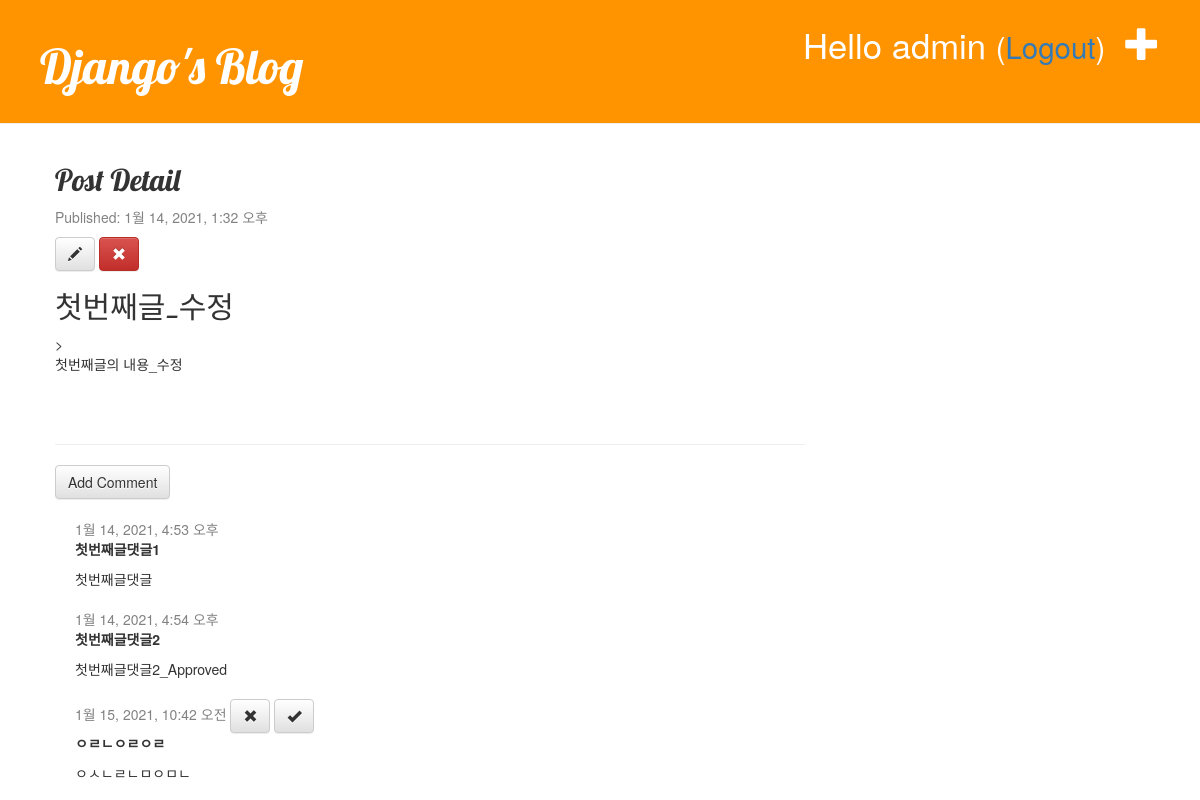
The app's page /post/1/ (signed in) with its own data.
### blog/models.py (models this page shows, shortened)
class Post(models.Model):
    author = models.ForeignKey('auth.User', on_delete=models.CASCADE)
    title = models.CharField(max_length = 200, validators=[min_lintgh_3_validator])
    text = models.TextField()
    created_date = models.DateTimeField(default=timezone.now)
    published_date = models.DateTimeField(blank=True, null=True)

class Comment(models.Model):
    post = models.ForeignKey('blog.Post', on_delete=models.CASCADE, related_name='comments')
    author = models.CharField(max_length=100)
    text = models.TextField()
    created_date = models.DateTimeField(default=timezone.now)
    approved_comment = models.BooleanField(default=False)

### blog/views.py (the view)
# urls.py: path('post/<int:pk>/', views.post_detail, name='post_detail'),
def post_detail(request, pk):
    post = get_object_or_404(Post, pk=pk)
    return render(request, 'blog/post_detail.html', {'post': post})

### blog/templates/blog/post_detail.html (shortened to what this page needs)
{% extends 'blog/base.html' %}
{% block content %}
<div class="post">
    <h2>Post Detail</h2>
    {% if post.published_date %}
    <div class="date">
        <p> Published: {{post.published_date}}</p>
    </div>
    {% endif %}
    {% if user.is_authenticated %}
    <a href="{% url 'post_edit' pk=post.pk %}" class="btn btn-default">
        <span class="glyphicon glyphicon-pencil"></span>
    </a>
    <a href="#" onclick="post_remove()" class="btn btn-danger">
        <span class="glyphicon glyphicon-remove"></span>
    </a>
    {% endif %}
    <h2>{{post.title}}</h2>>
    <p>{{post.text| linebreaksbr}}</p>
</div>
<hr>
<a href="{% url 'add_comment_to_post' pk=post.pk %}" class="btn btn-default">Add Comment</a>
{% for comment in post.comments.all %}
    {% if user.is_authenticated %}
    <div class="comment">
        <div class="date">
            {{comment.created_date}}
        {% if not comment.approved_comment %}
            <a href="{% url 'comment_remove' pk=comment.pk %}" class="btn btn-default">
                <span class="glyphicon glyphicon-remove"></span>
            </a>
            <a href="{% url 'comment_approve' pk=comment.pk %}" class="btn btn-default">
                <span class="glyphicon glyphicon-ok"></span>
            </a>
        {% endif %}
        </div>
        <strong>{{comment.author}}</strong>
        <p>{{comment.text|linebreaks}}</p>
    </div>
    {% endif %}
{% empty %}
    <p> No comments here yet:  </p>>
{% endfor %}
{% endblock %}

### blog/templates/blog/base.html (shortened to what this page needs)
<!DOCTYPE html>
{% load static %}
<html lang="ko">
<head>
    <link rel="stylesheet" href="https://maxcdn.bootstrapcdn.com/bootstrap/3.3.2/css/bootstrap.min.css">
    <link rel="stylesheet" href="https://maxcdn.bootstrapcdn.com/bootstrap/3.3.2/css/bootstrap-theme.min.css">
    <link rel="stylesheet" href="{% static 'css/blog.css' %}">
</head>
<body>
<div class="page-header">
    {% if user.is_authenticated %}
    <a href="{% url 'post_new' %}" class="top-menu">
        <span class="glyphicon glyphicon-plus"></span>
    </a>
    <p class="top-menu">
        Hello {{user.username}}
        <small>(<a href="{% url 'logout' %}?next={{request.path}}">Logout</a>)</small>
    </p>
    {% else %}
    <a href="{% url 'login' %}" class="top-menu">
        <span class="glyphicon glyphicon-lock"></span>
    </a>
    {% endif %}
    <h1><a href="{% url 'post_list' %}">Django's Blog </a></h1>
</div>
<div class="content container">
    <div class="row">
        <div class="col-md-8">
            {% block content %}
            {% endblock %}
        </div>
    </div>
</div>
</body>
</html>

### blog/static/css/blog.css (style rules this page uses)
.page-header { background-color: #ff9400; margin-top: 0; padding: 20px 20px 20px 40px; }
.page-header h1, .page-header h1 a, .page-header h1 a:visited, .page-header h1 a:active { color: #ffffff; font-size: 36pt; text-decoration: none; }
.content { margin-left: 40px; }
h1, h2, h3, h4 { font-family: 'Lobster', cursive; }
.date { color: #828282; }
.top-menu, .top-menu:hover, .top-menu:visited { color: #ffffff; float: right; font-size: 26pt; margin-right: 20px; }
.post { margin-bottom: 70px; }
.comment { margin: 20px 0px 20px 20px; }

### records on screen
Post: published_date "1월 14, 2021, 1:32 오후", title "첫번째글_수정", text "첫번째글의 내용_수정"
Comment: created_date "1월 14, 2021, 4:53 오후", author "첫번째글댓글1", text "첫번째글댓글"
Comment: created_date "1월 14, 2021, 4:54 오후", author "첫번째글댓글2", text "첫번째글댓글2_Approved"
Comment: created_date "1월 15, 2021, 10:42 오전", approved_comment False (drawn), author "ㅇㄹㄴㅇㄹㅇㄹ", text "ㅇㅅㄴㄹㄴㅁㅇㅁㄴ"

### other values on screen
{{ user.username }} "admin"
